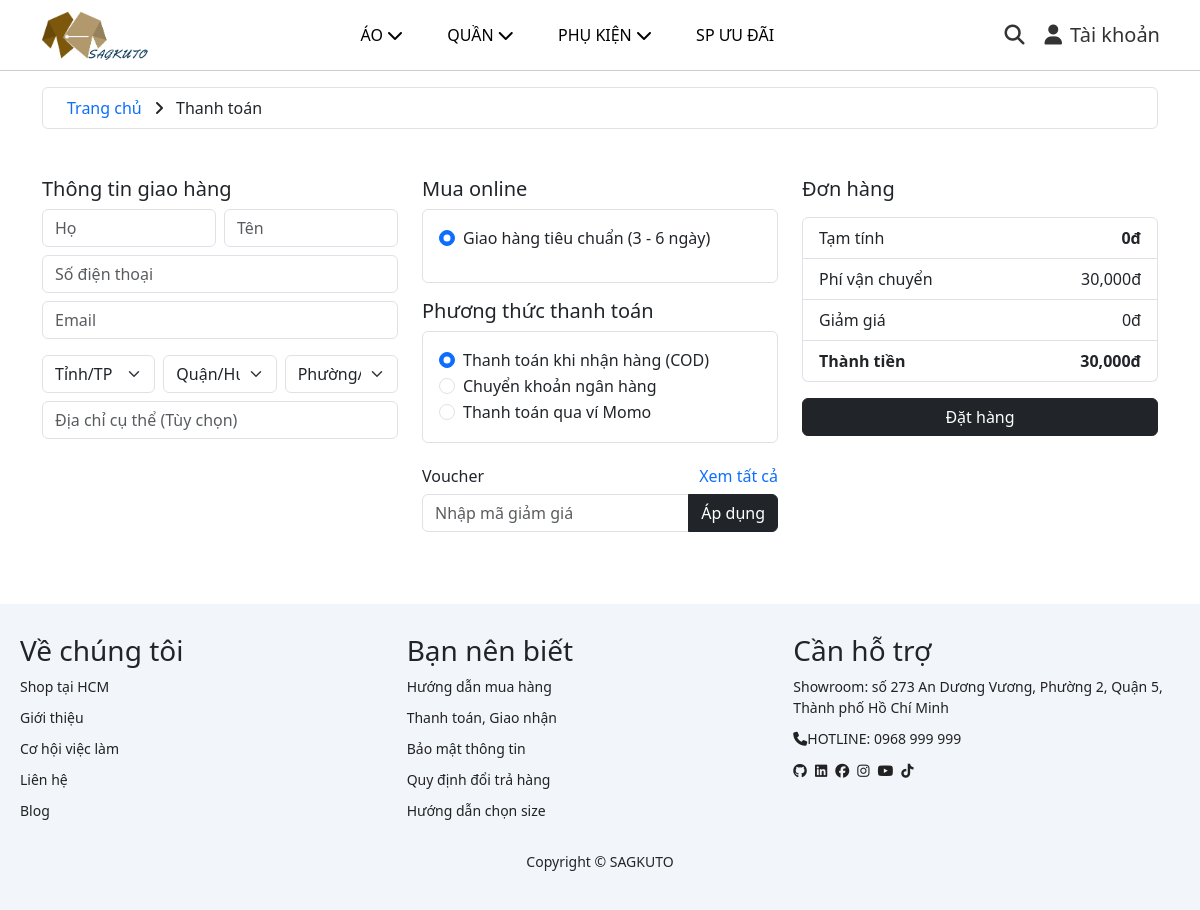
/index.php?page=pay, run on the app's committed database.
### tables this page shows
CREATE TABLE `payment_method` (
  `payment_method_id` int(11) NOT NULL,
  `name` varchar(100) NOT NULL
);

### database/DBConnection.php (called while the page is built, shortened)
<?php
class DBConnect {
    private static $instance = null;
    private $pdo;
    private $host = 'localhost';
    private $dbname = 'db_web_quanao';
    private $username = 'root';
    private $password = '';
    private function __construct() {
        try {
            $this->pdo = new PDO(
                "mysql:host={$this->host};dbname={$this->dbname};charset=utf8",
                $this->username,
                $this->password
            );
            $this->pdo->setAttribute(PDO::ATTR_ERRMODE, PDO::ERRMODE_EXCEPTION);
            $this->pdo->setAttribute(PDO::ATTR_DEFAULT_FETCH_MODE, PDO::FETCH_ASSOC);
        } catch (PDOException $e) {
            die("Kết nối thất bại: " . $e->getMessage());
        }
    }
    public static function getInstance() {
        if (self::$instance === null) {
            self::$instance = new DBConnect();
        }
        return self::$instance;
    }
    public function select($sql, $params = []) {
        $stmt = $this->pdo->prepare($sql);
        $stmt->execute($params);
        return $stmt->fetchAll();
    }
}
?>

### layout/pay.php (the view, shortened to what this page needs)
<!DOCTYPE html>
<html lang="vi">
<head>
  <link rel="stylesheet" href="./assets/css/pay.css">
  <link href="https://cdn.jsdelivr.net/npm/bootstrap@5.3.3/dist/css/bootstrap.min.css" rel="stylesheet">
  <link href="https://cdnjs.cloudflare.com/ajax/libs/font-awesome/6.7.2/css/all.min.css" rel="stylesheet">
  <?php
    require_once './database/DBConnection.php';
    $db = DBConnect::getInstance();
    $payment_methods = $db->select("SELECT * FROM payment_method", []);
  ?>
</head>
<body>
  <div class="container-md mt-3">
    <div class="border rounded py-2 px-4 d-flex align-items-center">
      <div class="me-auto">
        <p class="mb-0">
          <a href="index.php" class="text-decoration-none link-primary aHover">Trang chủ</a>
          <span class="mx-2"><i class="fa-solid fa-angle-right"></i></span>
          <span class="text-dark">Thanh toán</span>
        </p>
      </div>
    </div>
  </div>
  <div class="container my-5">
    <div class="row">
      <div class="col-lg-4 mb-4">
        <h5>Thông tin giao hàng</h5>
        <form id="shipping-form" novalidate>
          <div class="row g-2">
            <div class="col-6">
              <input type="text" class="form-control" id="ho" placeholder="Họ" required>
            </div>
            <div class="col-6">
              <input type="text" class="form-control" id="ten" placeholder="Tên" required>
            </div>
          </div>
          <input type="tel" class="form-control mt-2" id="sdt" placeholder="Số điện thoại" required>
          <input type="email" class="form-control mt-2" id="email" placeholder="Email" required>
          <div class="row g-2 mt-2">
            <div class="col-md-4">
              <select id="province" class="form-select" required>
                <option selected disabled>Tỉnh/TP</option>
              </select>
            </div>
            <div class="col-md-4">
              <select id="district" class="form-select" required>
                <option selected disabled>Quận/Huyện</option>
              </select>
            </div>
            <div class="col-md-4">
              <select id="ward" class="form-select" required>
                <option selected disabled>Phường/Xã</option>
              </select>
            </div>
          </div>
          <input type="text" class="form-control mt-2" id="specific-address" placeholder="Địa chỉ cụ thể (Tùy chọn)">
        </form>
      </div>
      <div class="col-lg-4 mb-4">
        <h5>Mua online</h5>
        <div class="border p-3 mb-3 rounded">
          <div class="form-check">
            <input class="form-check-input" type="radio" name="shipping" id="defaultShipping" checked>
            <label class="form-check-label" for="defaultShipping">Giao hàng tiêu chuẩn (3 - 6 ngày)</label>
          </div>
        </div>
        <h5>Phương thức thanh toán</h5>
        <div class="border p-3 rounded">
          <?php foreach ($payment_methods as $method): ?>
            <div class="form-check">
              <input class="form-check-input" type="radio" name="payment_method" id="pm<?= $method['payment_method_id'] ?>" value="<?= $method['payment_method_id'] ?>" <?= $method['payment_method_id'] == 1 ? 'checked' : '' ?> required>
              <label class="form-check-label" for="pm<?= $method['payment_method_id'] ?>">
                <?= htmlspecialchars($method['name']) ?>
              </label>
            </div>
          <?php endforeach; ?>
        </div>
        <h6 class="mt-4 d-flex justify-content-between">Voucher <a href="#" class="text-decoration-none">Xem tất cả</a></h6>
        <div class="input-group">
          <input type="text" class="form-control" placeholder="Nhập mã giảm giá">
          <button class="btn btn-dark">Áp dụng</button>
        </div>
      </div>
      <div class="col-lg-4 order-summary">
        <h5>Đơn hàng</h5>
        <ul class="list-group mt-3">
          <li class="list-group-item d-flex justify-content-between"><span>Tạm tính</span><strong id="subtotal">0đ</strong></li>
          <li class="list-group-item d-flex justify-content-between"><span>Phí vận chuyển</span><span>0đ</span></li>
          <li class="list-group-item d-flex justify-content-between"><span>Giảm giá</span><span>0đ</span></li>
          <li class="list-group-item d-flex justify-content-between"><strong>Thành tiền</strong><strong id="total">0đ</strong></li>
        </ul>
        <button class="btn btn-dark w-100 mt-3" onclick="submitOrder()">Đặt hàng</button>
      </div>
    </div>
  </div>
</body>
</html>

### data on the page
payment_method: payment_method_id "☑ Thanh toán khi nhận hàng (COD)", name "Thanh toán khi nhận hàng (COD)"
payment_method: payment_method_id "☐ Chuyển khoản ngân hàng", name "Chuyển khoản ngân hàng"
payment_method: payment_method_id "☐ Thanh toán qua ví Momo", name "Thanh toán qua ví Momo"
